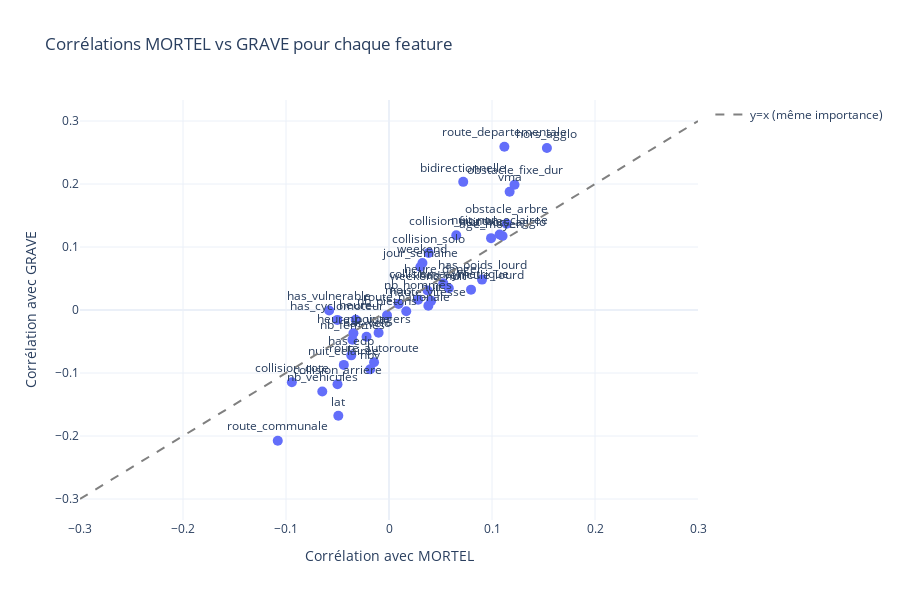

The cell this chart's notebook holds for it:
### Code cell
# Visualisation : Scatter plot MORTEL vs GRAVE
df_comp = pd.DataFrame(comparison_data)
df_comp = df_comp[df_comp['ratio'] != float('inf')]  # Exclure infini

fig = px.scatter(
    df_comp,
    x='corr_mortel',
    y='corr_grave',
    text='feature',
    title='Corrélations MORTEL vs GRAVE pour chaque feature',
    labels={'corr_mortel': 'Corrélation avec MORTEL', 'corr_grave': 'Corrélation avec GRAVE'}
)

# Ligne diagonale (y=x)
fig.add_trace(go.Scatter(
    x=[-0.3, 0.3], y=[-0.3, 0.3],
    mode='lines', line=dict(dash='dash', color='gray'),
    name='y=x (même importance)'
))

fig.update_traces(textposition='top center', marker=dict(size=10))
fig.update_layout(height=600, showlegend=True)
fig.show()

### Figure 1 — Plotly figure (JSON) as saved in the notebook; plotly's stock layout.template omitted (floating-point values rounded to 4 significant figures)
{"data": [{"hovertemplate": "Corrélation avec MORTEL=%{x}<br>Corrélation avec GRAVE=%{y}<br>feature=%{text}<extra></extra>", "legendgroup": "", "marker": {"color": "#636efa", "size": 10, "symbol": "circle"}, "mode": "markers+text", "name": "", "orientation": "v", "showlegend": false, "text": ["route_autoroute", "nbv", "nb_usagers", "lat", "bidirectionnelle", "collision_arriere", "collision_solo", "route_departementale", "weekend", "jour_semaine", "nb_vehicules", "nuit_eclairee", "has_edp", "has_velo", "route_communale", "collision_frontale", "hors_agglo", "obstacle_fixe_dur", "vma", "nb_femmes", "collision_cote", "obstacle_arbre", "age_moyen", "nuit_non_eclairee", "heure_pointe", "nuit_hors_agglo", "mois", "nb_pietons", "weekend_nuit", "heure_danger", "collision_asymetrique", "nb_hommes", "has_poids_lourd", "heure", "has_vehicule_lourd", "nuit", "has_cyclomoteur", "haute_vitesse", "route_nationale", "has_vulnerable"], "textposition": "top center", "type": "scatter", "x": [-0.0145, -0.01821, -0.0101, -0.04921, 0.07207, -0.04999, 0.03851, 0.112, 0.03247, 0.0304, -0.06478, -0.04385, -0.03663, -0.02182, -0.108, 0.0653, 0.1533, 0.1219, 0.1171, -0.03549, -0.09433, 0.1142, 0.09908, 0.1074, -0.03455, 0.1102, 0.009316, -0.001944, 0.03743, 0.05272, 0.05808, 0.02826, 0.09032, -0.03235, 0.07964, 0.04091, -0.05017, 0.0382, 0.01676, -0.0581], "xaxis": "x", "y": [-0.08304, -0.09408, -0.03619, -0.168, 0.2034, -0.1179, 0.09061, 0.2592, 0.07455, 0.06836, -0.1293, -0.08715, -0.07198, -0.04247, -0.2075, 0.1187, 0.2571, 0.1989, 0.1878, -0.0471, -0.1146, 0.137, 0.114, 0.1199, -0.03689, 0.1176, 0.009512, -0.008315, 0.03108, 0.04257, 0.03461, 0.01643, 0.04822, -0.01535, 0.03233, 0.01452, -0.01573, 0.006714, -0.001986, -0.0008678], "yaxis": "y"}, {"line": {"color": "gray", "dash": "dash"}, "marker": {"size": 10}, "mode": "lines", "name": "y=x (même importance)", "textposition": "top center", "type": "scatter", "x": [-0.3, 0.3], "y": [-0.3, 0.3]}], "layout": {"height": 600, "legend": {"tracegroupgap": 0}, "showlegend": true, "title": {"text": "Corrélations MORTEL vs GRAVE pour chaque feature"}, "xaxis": {"anchor": "y", "domain": [0, 1], "title": {"text": "Corrélation avec MORTEL"}}, "yaxis": {"anchor": "x", "domain": [0, 1], "title": {"text": "Corrélation avec GRAVE"}}}}
